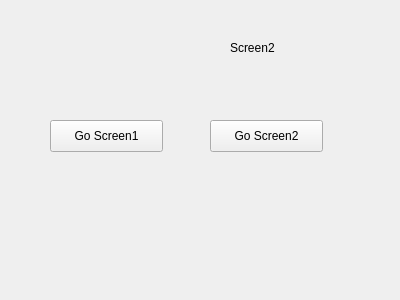
<?xml version="1.0" encoding="UTF-8"?>
<ui version="4.0">
 <class>Form</class>
 <widget class="QWidget" name="Form">
  <property name="geometry">
   <rect>
    <x>0</x>
    <y>0</y>
    <width>400</width>
    <height>300</height>
   </rect>
  </property>
  <property name="windowTitle">
   <string>Form</string>
  </property>
  <widget class="QPushButton" name="pushButton_1">
   <property name="geometry">
    <rect>
     <x>50</x>
     <y>120</y>
     <width>113</width>
     <height>32</height>
    </rect>
   </property>
   <property name="text">
    <string>Go Screen1</string>
   </property>
  </widget>
  <widget class="QPushButton" name="pushButton_2">
   <property name="geometry">
    <rect>
     <x>210</x>
     <y>120</y>
     <width>113</width>
     <height>32</height>
    </rect>
   </property>
   <property name="text">
    <string>Go Screen2</string>
   </property>
  </widget>
  <widget class="QLabel" name="label">
   <property name="geometry">
    <rect>
     <x>230</x>
     <y>40</y>
     <width>60</width>
     <height>16</height>
    </rect>
   </property>
   <property name="text">
    <string>Screen2</string>
   </property>
  </widget>
 </widget>
 <resources/>
 <connections/>
</ui>
